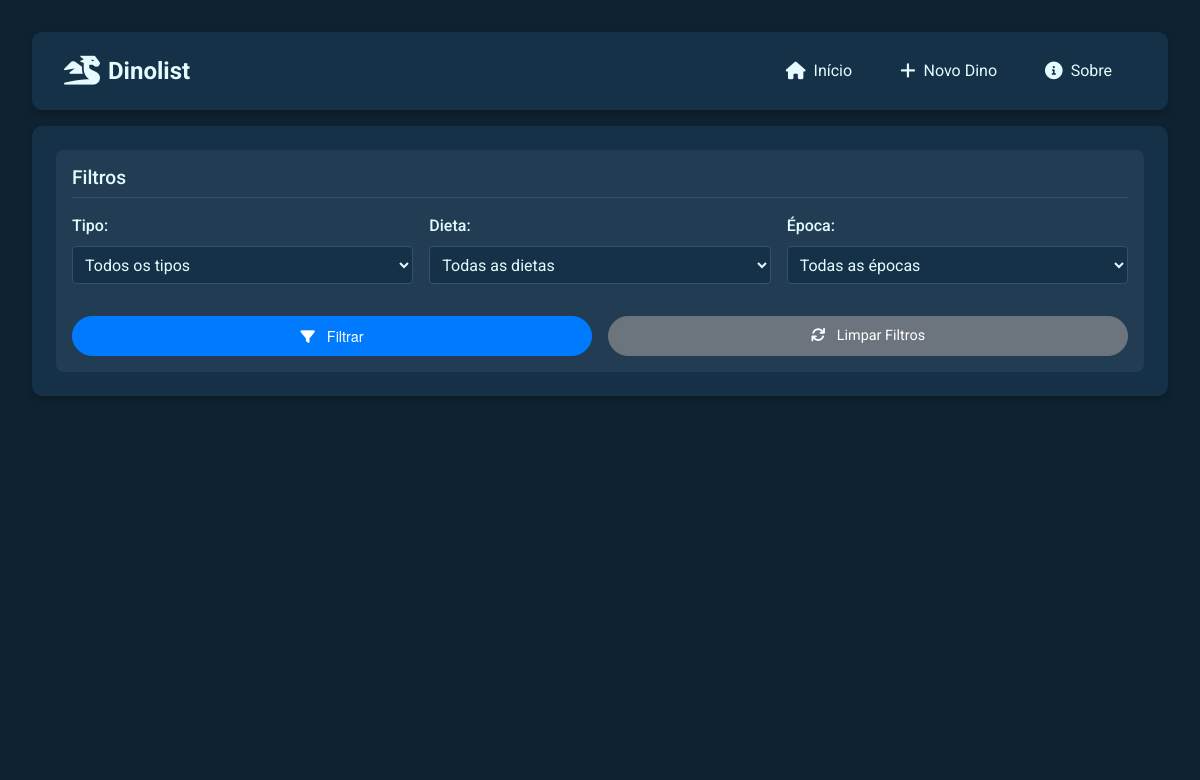
Before: / with the older database file.
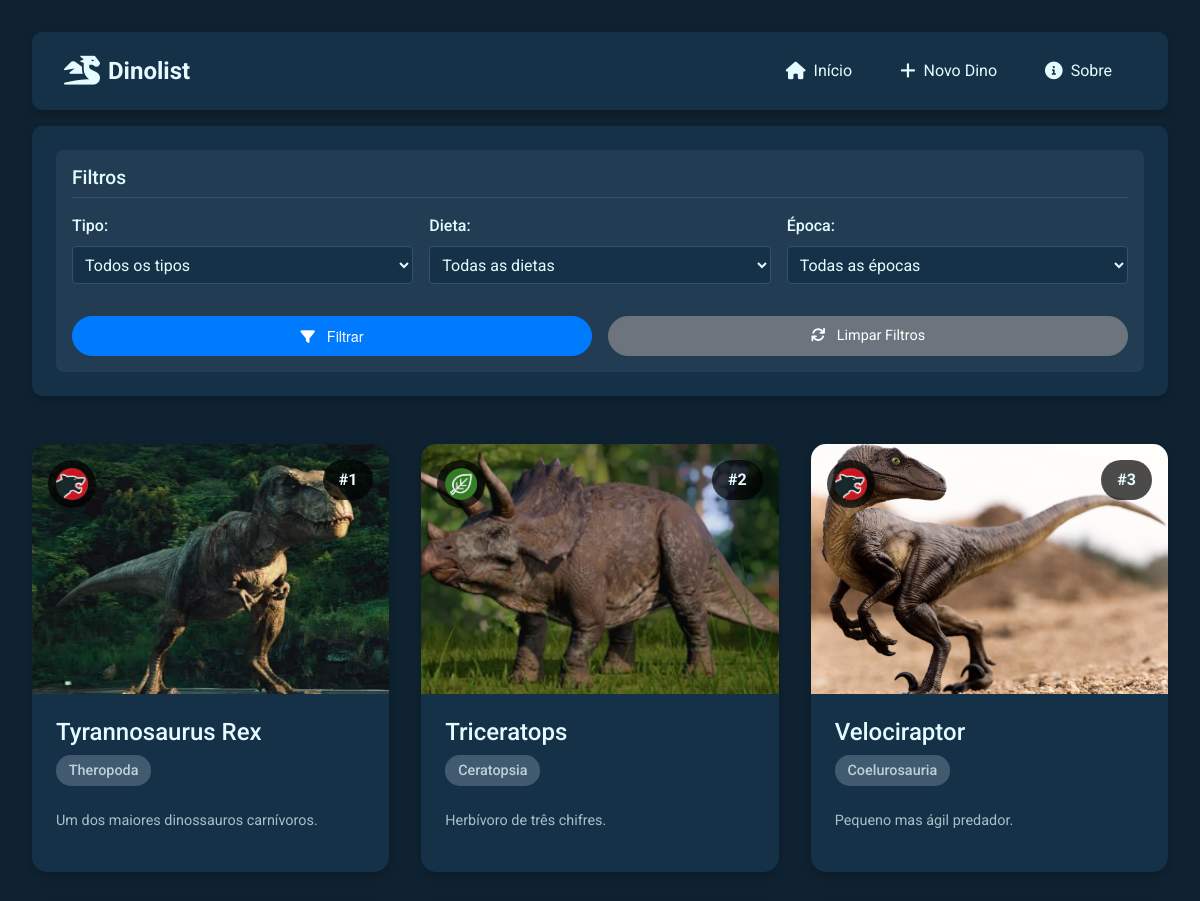
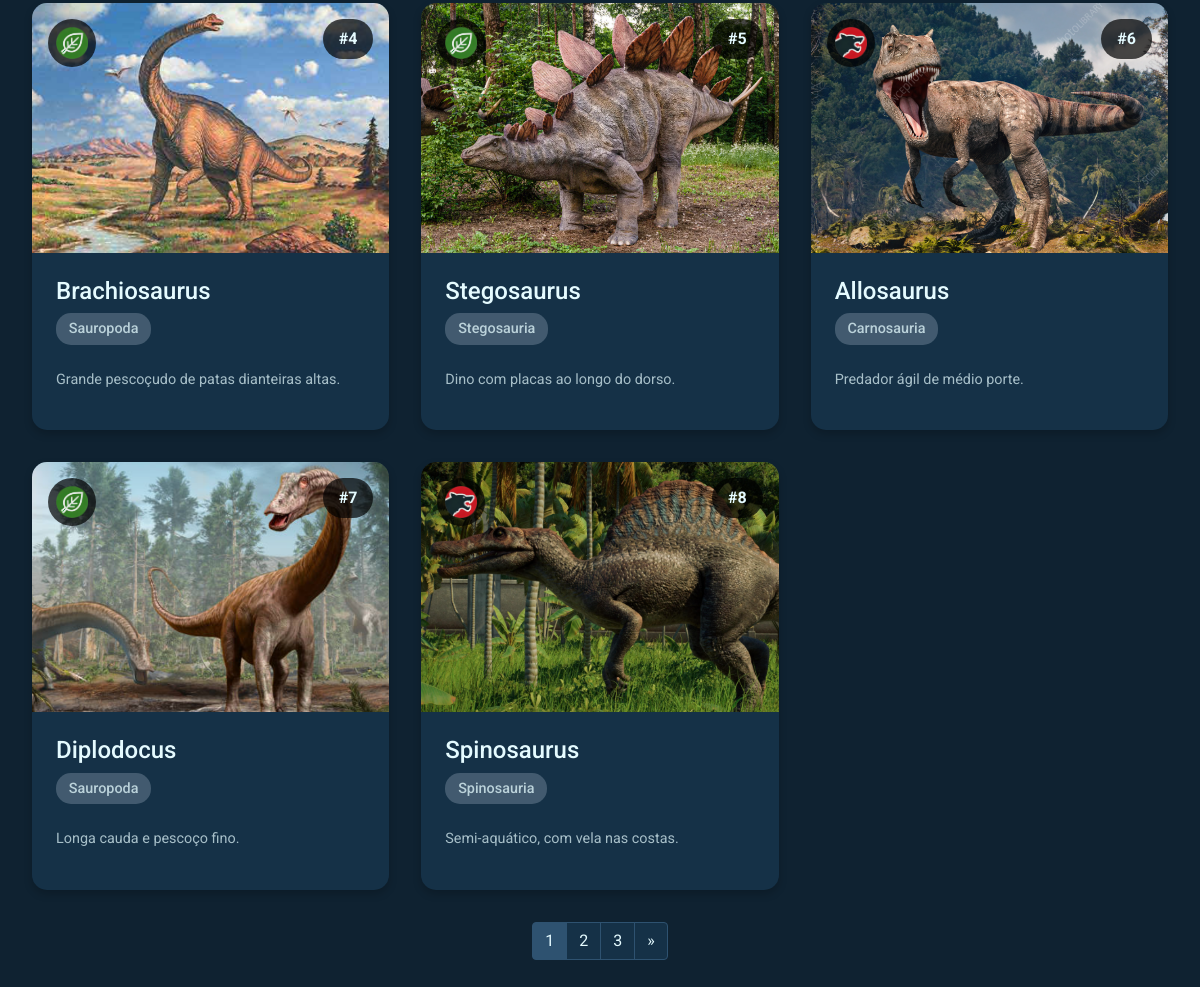
After: the same page with the newer database file (2 pictures, top to bottom).
### post_app/models.py (models this page shows, shortened)
class Post(models.Model):
    dinoNome = models.CharField(max_length=100)
    dinoTipo = models.ForeignKey(DinoTipoDeDino, on_delete=models.CASCADE)
    dinoDescricao = models.TextField()
    dinoEpoca = models.ForeignKey(DinoEpoca, on_delete=models.CASCADE)
    dinoDieta = models.ForeignKey(DinoDieta, on_delete=models.CASCADE)
    dinoTamanhoMin = models.DecimalField(max_digits=5, decimal_places=2, validators=[MinValueValidator(0.0)])
    dinoTamanhoMax = models.DecimalField(max_digits=5, decimal_places=2, validators=[MinValueValidator(0.0)])
    dinoPesoMin = models.IntegerField(validators=[MinValueValidator(0)])
    dinoPesoMax = models.IntegerField(validators=[MinValueValidator(0)])
    biomas = models.ManyToManyField(DinoBioma)
    dinoImage = models.ImageField(upload_to='images/', blank=True, null=True)
    dinoCreateDate = models.DateTimeField(auto_now_add=True)
    class Meta:
        verbose_name = 'Dinossauro'
        verbose_name_plural = 'Dinossauros'
        ordering = ['id']

class DinoTipoDeDino(models.Model):
    nome = models.CharField(max_length=100)  # Nome do tipo de dinossauro, com limite de 100 caracteres.
    def __str__(self):
        return self.nome  # Exibe o nome do tipo de dinossauro como representação do objeto.
    class Meta:
        verbose_name = 'Tipo'
        verbose_name_plural = 'Tipos'
        ordering = ['nome']  # Ordena os tipos de dinossauros por nome.

### post_app/views.py (the view)
# urls.py: path('', views.post_list, name='index'),
def post_list(request):
    template_name = 'index.html'
    post_list = Post.objects.all()
    tipo_id = request.GET.get('tipo')
    dieta_id = request.GET.get('dieta')
    epoca_id = request.GET.get('epoca')
    if tipo_id:
        post_list = post_list.filter(dinoTipo_id=tipo_id)
    if dieta_id:
        post_list = post_list.filter(dinoDieta_id=dieta_id)
    if epoca_id:
        post_list = post_list.filter(dinoEpoca_id=epoca_id)
    paginator = Paginator(post_list, 8)
    page = request.GET.get('page', 1)
    try:
        posts = paginator.page(page)
    except:
        posts = paginator.page(1)
    context = {
        'posts': posts,
        'page_range': paginator.page_range,
        'tipos': DinoTipoDeDino.objects.all(),
        'dietas': DinoDieta.objects.all(),
        'epocas': DinoEpoca.objects.all(),
    }
    return render(request, template_name, context)

### post_app/models.py (called while the page is built)
    def __str__(self):
        return self.nome  # Exibe o nome do tipo de dinossauro como representação do objeto.

### post_app/templates/index.html (shortened to what this page needs)
{% extends 'base.html' %}
{% load static %}
{% block extra_css %}
<link rel="stylesheet" href="{% static 'css/index.css' %}">
{% endblock extra_css %}
{% block content %}
<div class="main-content">
    <div class="submenu">
        <div class="filter-section">
            <h3>Filtros</h3>
            <form method="GET" class="filter-form">
                <div class="filter-row">
                    <div class="filter-group">
                        <label for="tipo">Tipo:</label>
                        <select name="tipo" id="tipo" class="form-control">
                            <option value="">Todos os tipos</option>
                        </select>
                    </div>
                    <div class="filter-group">
                        <label for="dieta">Dieta:</label>
                        <select name="dieta" id="dieta" class="form-control">
                            <option value="">Todas as dietas</option>
                        </select>
                    </div>
                    <div class="filter-group">
                        <label for="epoca">Época:</label>
                        <select name="epoca" id="epoca" class="form-control">
                            <option value="">Todas as épocas</option>
                        </select>
                    </div>
                </div>
                <div class="filter-buttons">
                    <button type="submit" class="btn btn-primary">
                        <i class="fas fa-filter"></i> Filtrar
                    </button>
                    <a href="{% url 'index' %}" class="btn btn-secondary">
                        <i class="fas fa-sync"></i> Limpar Filtros
                    </a>
                </div>
            </form>
        </div>
    </div>
    <section class="dinos-list">
        {% for post in posts %}
        <div class="dino">
            <div class="container">
                <div class="image">
                    {% if post.dinoImage %}
                        <img src="{{ post.dinoImage.url }}" alt="{{ post.dinoNome }}">
                    {% else %}
                        <div class="no-image">
                            <i class="fas fa-image"></i>
                            <span>Sem imagem</span>
                        </div>
                    {% endif %}
                    <div class="diet">
                        {% if post.dinoDieta|stringformat:'s' == "Carnívoro" %}
                            <img class="element" src="{% static 'assets/CarnivoreIco.png' %}" alt="Carnivore">
                        {% elif post.dinoDieta|stringformat:'s' == "Herbívoro" %}
                            <img class="element" src="{% static 'assets/HerbivoreIco.png' %}" alt="Herbivoro">
                        {% elif post.dinoDieta|stringformat:'s' == "Onívoro" %}
                            <img class="element" src="{% static 'assets/OrnivoreIco.png' %}" alt="Ornivoro">
                        {% else %}
                            <img class="element" src="{% static 'assets/DefaultIco.png' %}" alt="Unknown Diet">
                        {% endif %}
                    </div>
                    <div class="id">#{{ post.id }}</div>
                </div>
                <div class="stats">
                    <a href="{% url 'dino_detail' post.id %}">
                        <h3 class="name">{{ post.dinoNome }}</h3>
                    </a>
                    <div class="tipo">
                        <span class="tipo-tag">{{ post.dinoTipo }}</span>
                    </div>
                    <p class="desc">{{ post.dinoDescricao|truncatechars:130 }}</p>
                </div>
            </div>
        </div>
        {% endfor %}
    </section>
    {% if posts.paginator.num_pages > 1 %}
    <nav aria-label="Navegação de páginas" class="pagination-nav">
        <ul class="pagination justify-content-center">
            {% for num in posts.paginator.page_range %}
                {% if posts.number == num %}
                    <li class="page-item active">
                        <span class="page-link">{{ num }}</span>
                    </li>
                {% else %}
                    <li class="page-item">
                        <a class="page-link" href="?page={{ num }}">{{ num }}</a>
                    </li>
                {% endif %}
            {% endfor %}
            {% if posts.has_next %}
                <li class="page-item">
                    <a class="page-link" href="?page={{ posts.next_page_number }}" aria-label="Próximo">
                        <span aria-hidden="true">&raquo;</span>
                    </a>
                </li>
            {% endif %}
        </ul>
    </nav>
    {% endif %}
</div>
{% endblock content %}

### post_app/templates/base.html (shortened to what this page needs)
{% load static %}
<!DOCTYPE html>
<html lang="pt-br">
<head>
    <link rel="stylesheet" href="https://cdn.jsdelivr.net/npm/bootstrap@4.0.0/dist/css/bootstrap.min.css">
    <link rel="stylesheet" href="{% static 'css/base.css' %}">
    <link rel="stylesheet" href="https://cdnjs.cloudflare.com/ajax/libs/font-awesome/6.0.0/css/all.min.css">
    {% block extra_css %}{% endblock %}
</head>
<body>
    <div class="main-layout">
        <nav class="navbar navbar-expand-lg">
            <a class="navbar-brand" href="{% url 'index' %}">
                <i class="fas fa-dragon"></i> Dinolist
            </a>
            <div class="collapse navbar-collapse" id="navbarNavDropdown">
                <ul class="navbar-nav">
                    <li class="nav-item">
                        <a class="nav-link" href="{% url 'index' %}">
                            <i class="fas fa-home"></i> Início
                        </a>
                    </li>
                    <li class="nav-item">
                        <a class="nav-link" href="{% url 'dino_add' %}">
                            <i class="fas fa-plus"></i> Novo Dino
                        </a>
                    </li>
                    <li class="nav-item">
                        <a class="nav-link" href="{% url 'about' %}">
                            <i class="fas fa-info-circle"></i> Sobre
                        </a>
                    </li>
                </ul>
            </div>
        </nav>
        {% block content %}{% endblock %}
    </div>
</body>
</html>

### static/css/base.css (style rules this page uses)
:root { --primary-bg-color: #153147; --secondary-bg-color: #2e5270; --terciary-bg-color: rgb(78, 101, 121); --highlight-bg-color: rgba(11,29,44,.459); --text-color: #e5fbff; --font-size-base: 16px; --font-size-large: 25px; --font-size-small: 15px; --border-radius: 3%; --padding-base: .8em; }
* { box-sizing: border-box; font-family: 'Roboto', sans-serif; margin: 0; padding: 0; }
a { text-decoration: none; }
button { background-color: var(--terciary-bg-color); border-radius: 8px; border-style: none; box-sizing: border-box; color: #FFFFFF; cursor: pointer; display: inline-block; font-family: "Haas Grot Text R Web", "Helvetica Neue", Helvetica, Arial, sans-serif; font-size: 14px; font-weight: 500; height: 40px; line-height: 20px; list-style: none; margin: 0; outline: none; padding: 10px 16px; position: relative; text-align: center; text-decoration: none; transition: color 100ms; vertical-align: baseline; user-select: none; -webkit-user-select: none; touch-action: manipulation; }
body { background-color: #0f2231; }
.main-layout { color: white; background-color: #0f2231; margin: auto auto 5rem; max-width: 1400px; min-height: 90vh; padding: 0; width: 100%; }
button { transition: background-color 0.3s, transform 0.2s; }
.navbar { background-color: var(--primary-bg-color); padding: 1rem 2rem !important; border-radius: 10px; margin: 2rem 2rem 1rem 2rem; box-shadow: 0 4px 8px rgba(0, 0, 0, 0.2); }
.navbar-brand { color: var(--text-color) !important; font-size: 1.5rem; font-weight: bold; display: flex; align-items: center; gap: 0.5rem; }
.navbar-brand i { font-size: 1.8rem; }
.navbar-nav { margin-left: auto; }
.nav-link { color: var(--text-color) !important; padding: 0.5rem 1rem !important; margin: 0 0.5rem; border-radius: 5px; display: flex; align-items: center; gap: 0.5rem; transition: all 0.3s ease; }
.nav-link i { font-size: 1.1rem; }

Changed rows visible on the page:
added Post: dinoImage (picture), id "1", dinoNome "Tyrannosaurus Rex", dinoTipo "Theropoda", dinoDescricao "Um dos maiores dinossauros carnívoros."
added Post: dinoImage (picture), id "2", dinoNome "Triceratops", dinoTipo "Ceratopsia", dinoDescricao "Herbívoro de três chifres."
added Post: dinoImage (picture), id "3", dinoNome "Velociraptor", dinoTipo "Coelurosauria", dinoDescricao "Pequeno mas ágil predador."
added Post: dinoImage (picture), id "4", dinoNome "Brachiosaurus", dinoTipo "Sauropoda", dinoDescricao "Grande pescoçudo de patas dianteiras altas."
added Post: dinoImage (picture), id "5", dinoNome "Stegosaurus", dinoTipo "Stegosauria", dinoDescricao "Dino com placas ao longo do dorso."
added Post: dinoImage (picture), id "6", dinoNome "Allosaurus", dinoTipo "Carnosauria", dinoDescricao "Predador ágil de médio porte."
added Post: dinoImage (picture), id "7", dinoNome "Diplodocus", dinoTipo "Sauropoda", dinoDescricao "Longa cauda e pescoço fino."
added Post: dinoImage (picture), id "8", dinoNome "Spinosaurus", dinoTipo "Spinosauria", dinoDescricao "Semi-aquático, com vela nas costas."
Other visible differences:
new list line: "1"
new list line: "2"
new list line: "3"
